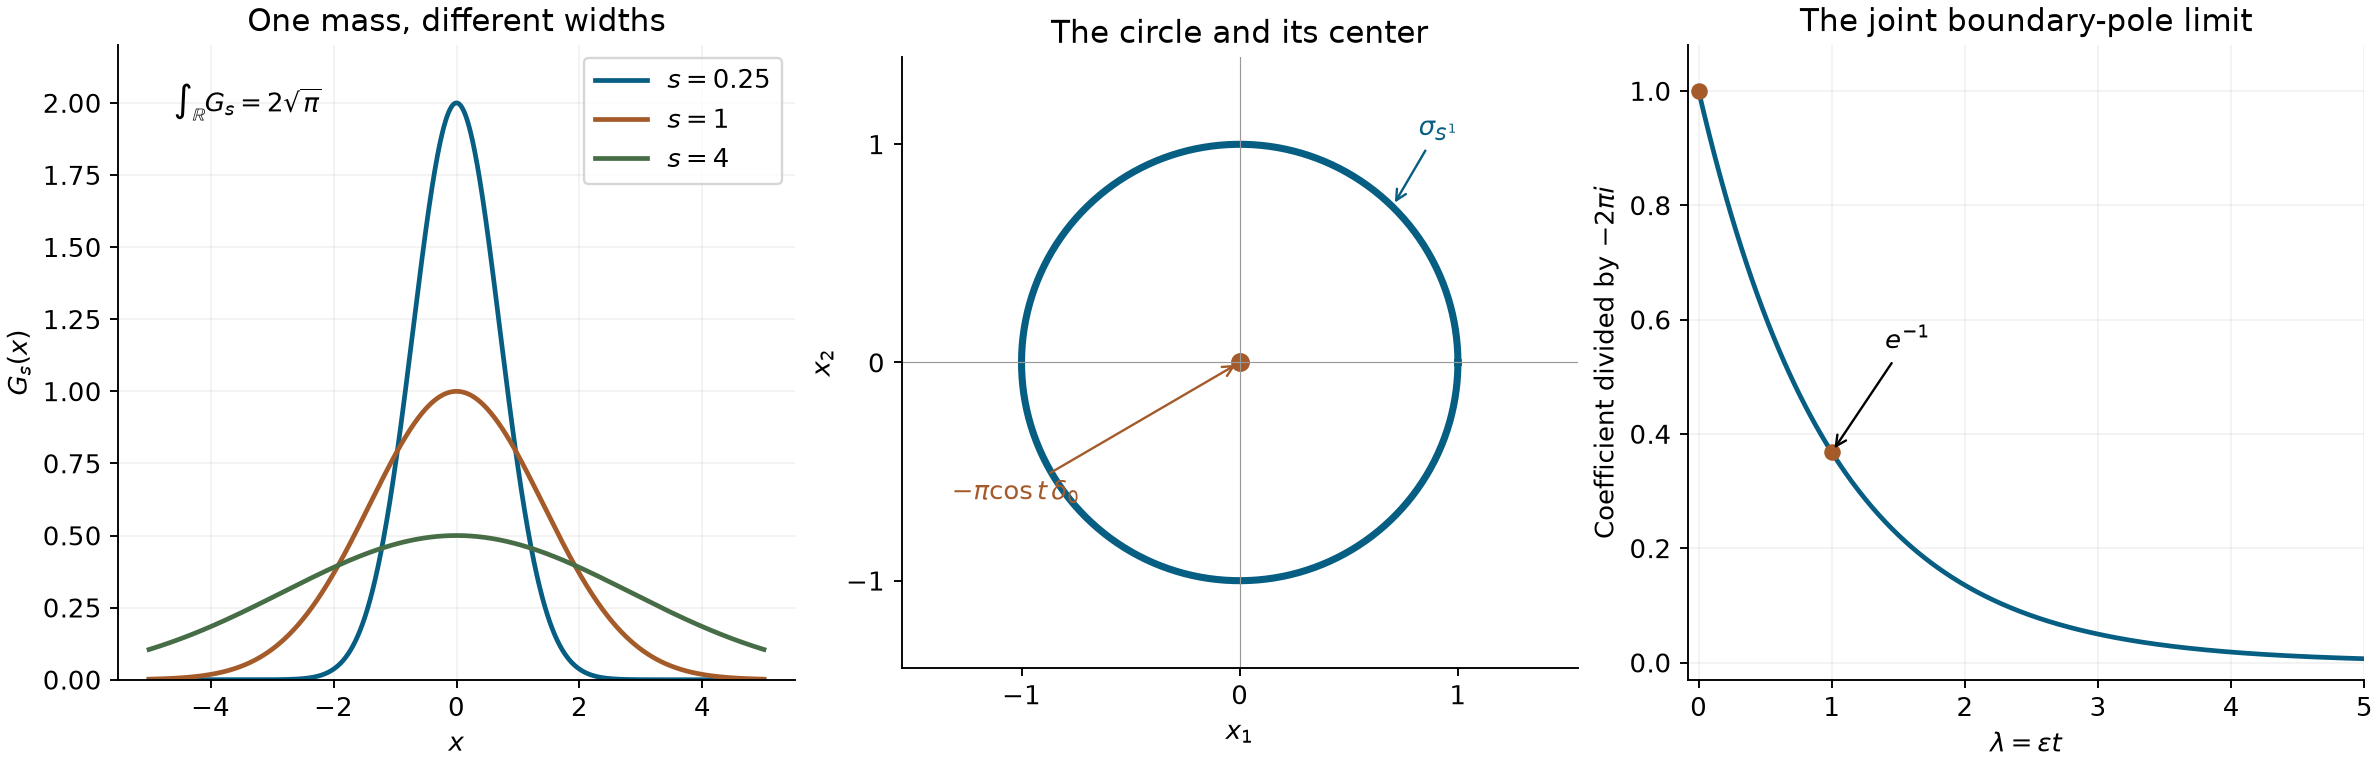

Python code for this plot:
"""Gaussian scales, radial support terms and a joint pole limit. Original, CC0."""
from pathlib import Path
import numpy as np
import matplotlib
matplotlib.use("Agg")
import matplotlib.pyplot as plt
plt.rcParams.update({"font.size":11,"axes.spines.top":False,"axes.spines.right":False})
out=Path(__file__).resolve().parent
fig,axs=plt.subplots(1,3,figsize=(14,4.5),layout="constrained")
x=np.linspace(-5,5,2001)
for s,color in [(0.25,"#075e83"),(1,"#a45a29"),(4,"#476d47")]:
    axs[0].plot(x,s**(-.5)*np.exp(-x*x/(4*s)),color=color,lw=2,label=f"$s={s:g}$")
axs[0].set(xlabel="$x$",ylabel=r"$G_s(x)$",title="One mass, different widths",ylim=(0,2.2))
axs[0].text(-4.6,1.97,r"$\int_{\mathbb{R}}G_s=2\sqrt{\pi}$")
axs[0].grid(alpha=.15);axs[0].legend()
theta=np.linspace(0,2*np.pi,500)
axs[1].plot(np.cos(theta),np.sin(theta),lw=3,color="#075e83")
axs[1].plot(0,0,"o",color="#a45a29",ms=7)
axs[1].annotate(r"$-\pi\cos t\,\delta_0$",xy=(0,0),xytext=(-1.32,-.63),arrowprops={"arrowstyle":"->","color":"#a45a29"},color="#a45a29")
axs[1].annotate(r"$\sigma_{S^1}$",xy=(.7,.714),xytext=(.82,1.04),arrowprops={"arrowstyle":"->","color":"#075e83"},color="#075e83")
axs[1].axhline(0,color="#999999",lw=.5);axs[1].axvline(0,color="#999999",lw=.5)
axs[1].set(xlim=(-1.55,1.55),ylim=(-1.4,1.4),xlabel="$x_1$",ylabel="$x_2$",title="The circle and its center")
axs[1].set_aspect("equal");axs[1].set_xticks([-1,0,1]);axs[1].set_yticks([-1,0,1])
lam=np.linspace(0,5,501)
axs[2].plot(lam,np.exp(-lam),color="#075e83",lw=2)
axs[2].plot([0,1],[1,np.exp(-1)],"o",color="#a45a29")
axs[2].annotate("$e^{-1}$",xy=(1,np.exp(-1)),xytext=(1.4,.55),arrowprops={"arrowstyle":"->"})
axs[2].set(xlim=(-.08,5),ylim=(-.03,1.08),xlabel=r"$\lambda=\varepsilon t$",ylabel=r"Coefficient divided by $-2\pi i$",title="The joint boundary-pole limit")
axs[2].grid(alpha=.15)
for ext in ("png","svg"):
    p=out/f"concentration-and-limit-parameters.{ext}"
    fig.savefig(p,dpi=170,metadata={"Date":None} if ext=="svg" else {})
    if ext=="svg":p.write_text("\n".join(x.rstrip() for x in p.read_text(encoding="utf-8").splitlines())+"\n",encoding="utf-8")
plt.close(fig)
